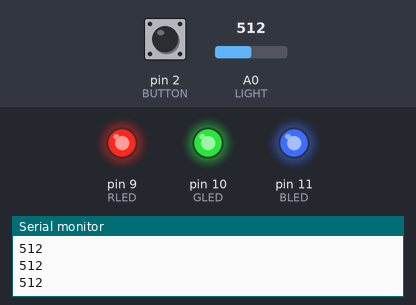
Bench run of a sketch on a simulated Arduino Uno, built with avr-gcc and run on an emulated ATmega328P. Shown: output pins drawn as LEDs (lit = HIGH), the last lines printed to the serial monitor. The test bench sets the inputs (shaded band); at power-on: A0 (LIGHT) = 512, pin 2 (BUTTON) LOW.

Above: at 1.3 s.
1.4 s: A0 (LIGHT) set to 160
At 3.2 s:
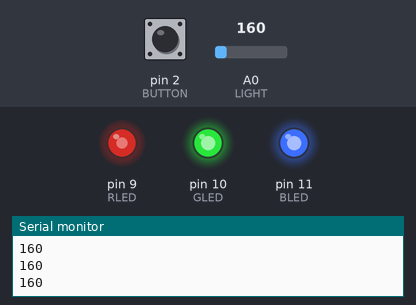
3.5 s: pin 2 (BUTTON) pulled HIGH for 0.6 s
At 4.8 s:
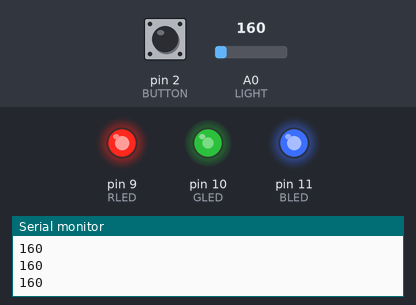
5.6 s: A0 (LIGHT) set to 122
At 7.4 s:
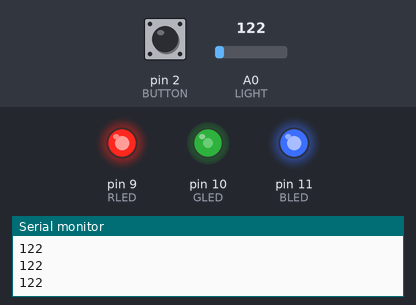
8.0 s: pin 2 (BUTTON) pulled HIGH for 1 s
At 8.7 s:
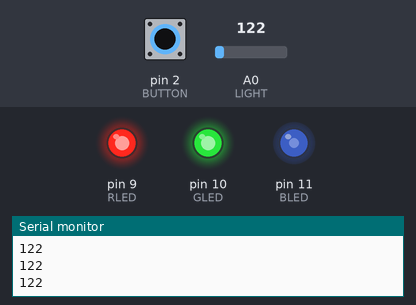
10.5 s: pin 2 (BUTTON) pulled HIGH for 0.6 s
At 11.0 s:
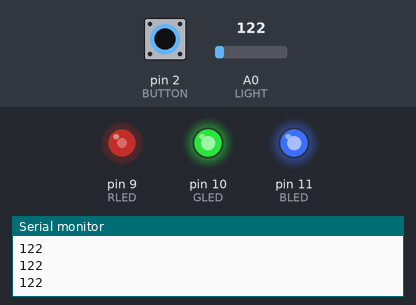
12.6 s: A0 (LIGHT) set to 180
At 14.8 s:
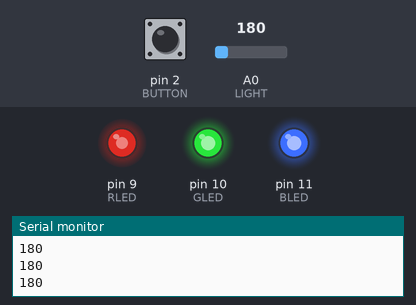
Timing chart, 0 to 16.0 s (numbered marks = the images above; inputs shaded):
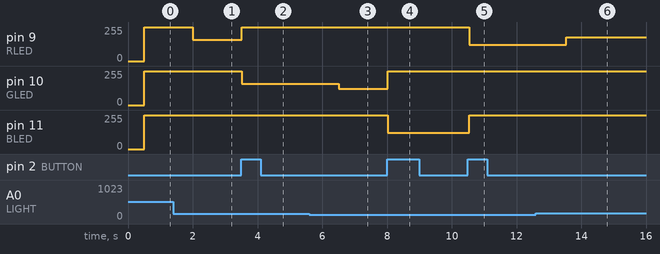

The sketch:

__-TODO.ino
```cpp
/**
 * 버튼을 눌러 rgb를 바꾸고
 * 밝기는 조도센서 따라가게.
*/
const int RLED = 9;
const int GLED = 10;
const int BLED = 11;

const int BUTTON = 2;
boolean lastButton = LOW;
boolean currentButton = LOW;

boolean lastBts[3] = {HIGH, HIGH, HIGH};
boolean currentBts[3] = {HIGH, HIGH, HIGH};


const int LIGHT = 0;
const int MIN_LIGHT = 20;
const int MAX_LIGHT = 170;
int val = 0;
int ledMode = 1;
void setup() {
  Serial.begin(9600);
  pinMode(RLED, OUTPUT);
  pinMode(GLED, OUTPUT);
  pinMode(BLED, OUTPUT);
  pinMode(BUTTON, INPUT);
}

void loop() {
  val = analogRead(LIGHT); // 조도센서 값을 읽어
  Serial.println(val); // 시리얼에 뿌리고
  delay(500);

  currentButton = debounce(lastButton);
  if(lastButton == LOW && currentButton == HIGH){
    ledMode ++;
    if(ledMode == 4) ledMode = 1;
  }
  lastButton = currentButton;
  setMode(ledMode);

  val = map(val, MIN_LIGHT, MAX_LIGHT, 255, 0);
  val = constrain(val, 0, 255);
//  analogWrite(RLED, 255-val);
//  analogWrite(GLED, 255-val);
//  analogWrite(BLED, 255-val);


}

void setMode(int mode){

  if(mode==1){
    analogWrite(RLED, val);
    digitalWrite(GLED, HIGH);
    digitalWrite(BLED, HIGH);
  } else if(mode==2){
    digitalWrite(RLED, HIGH);
    analogWrite(GLED, val);
    digitalWrite(BLED, HIGH);
  } else if(mode==3){
    digitalWrite(RLED, HIGH);
    digitalWrite(GLED, HIGH);
    analogWrite(BLED, val);
  }
}

boolean debounce(boolean last){
  boolean current = digitalRead(BUTTON);
  if(last!=current){
    delay(5);
    current = digitalRead(BUTTON);
  }
  return current;
}
```

Measured:
- after the input at 1.4 s, pin 9 (RLED): 255/255 → 160/255 after 0.60 s
- after the input at 3.5 s, pin 9 (RLED): 160/255 → 255/255 at once; pin 10 (GLED): 255/255 → 160/255 at once
- after the input at 5.6 s, pin 10 (GLED): 160/255 → 122/255 after 0.91 s
- after the input at 8.0 s, pin 10 (GLED): 122/255 → 255/255 at once; pin 11 (BLED): 255/255 → 122/255 at once
- after the input at 10.5 s, pin 9 (RLED): 255/255 → 122/255 at once; pin 11 (BLED): 122/255 → 255/255 at once
- after the input at 12.6 s, pin 9 (RLED): 122/255 → 180/255 after 0.94 s
